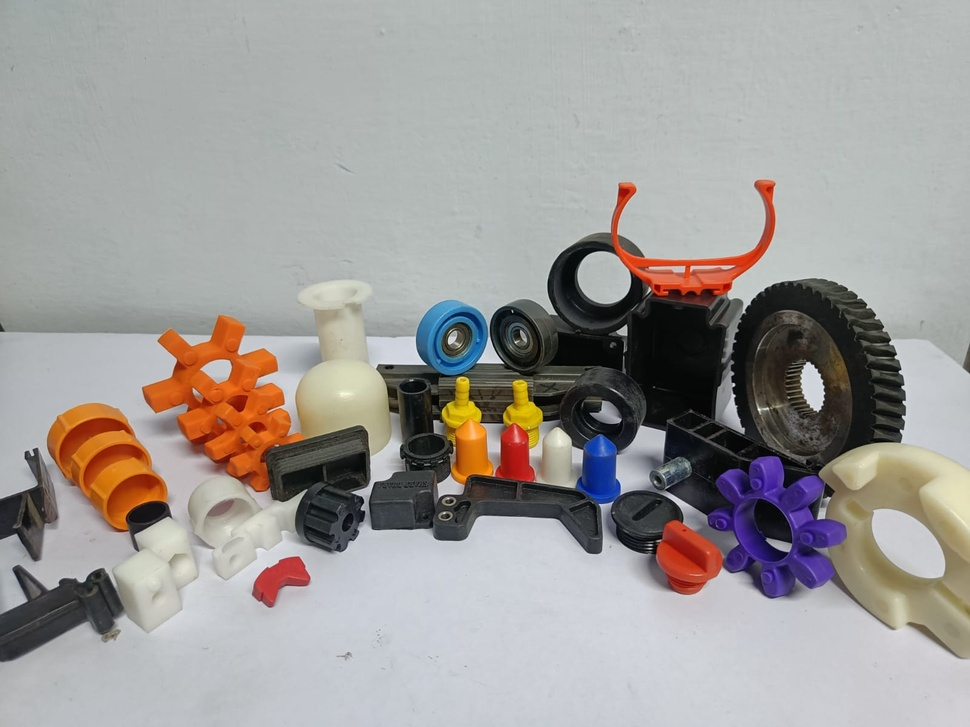
#> input picture WhatsApp Image 2026-11-13 at 2.03.02 PM.jpeg, 970 x 727 px, shrunk from 1600 x 1200 before the run, found by its file name
$ python detect_parts.py
#> lines starting #> are read from the running program, lines starting #| are printed output that depends on the picture; after the words box and inside, x2 and y2 are one past the last pixel; in counts of white or black regions, pixels touching at a corner belong together
import cv2
import numpy as np
import os

img = cv2.imread('WhatsApp Image 2026-11-13 at 2.03.02 PM.jpeg')
#> img is the input picture: shape (727, 970, 3); mean B, G, R 153, 155.5, 158.8
gray = cv2.cvtColor(img, cv2.COLOR_BGR2GRAY)
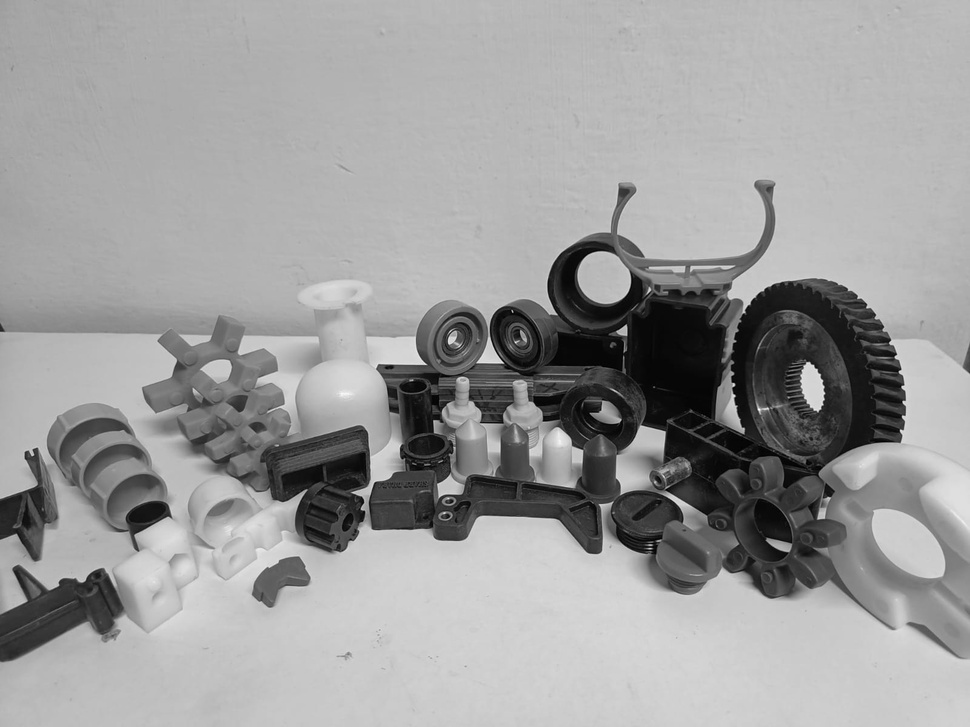
#> gray: shape (727, 970); min 0, max 254, mean 156.2
h, w = gray.shape
#> h = 727; w = 970

# The table is light grey (~170-190).
# Threshold to find non-table components
thresh = cv2.adaptiveThreshold(gray, 255, cv2.ADAPTIVE_THRESH_GAUSSIAN_C, cv2.THRESH_BINARY_INV, 51, 10)
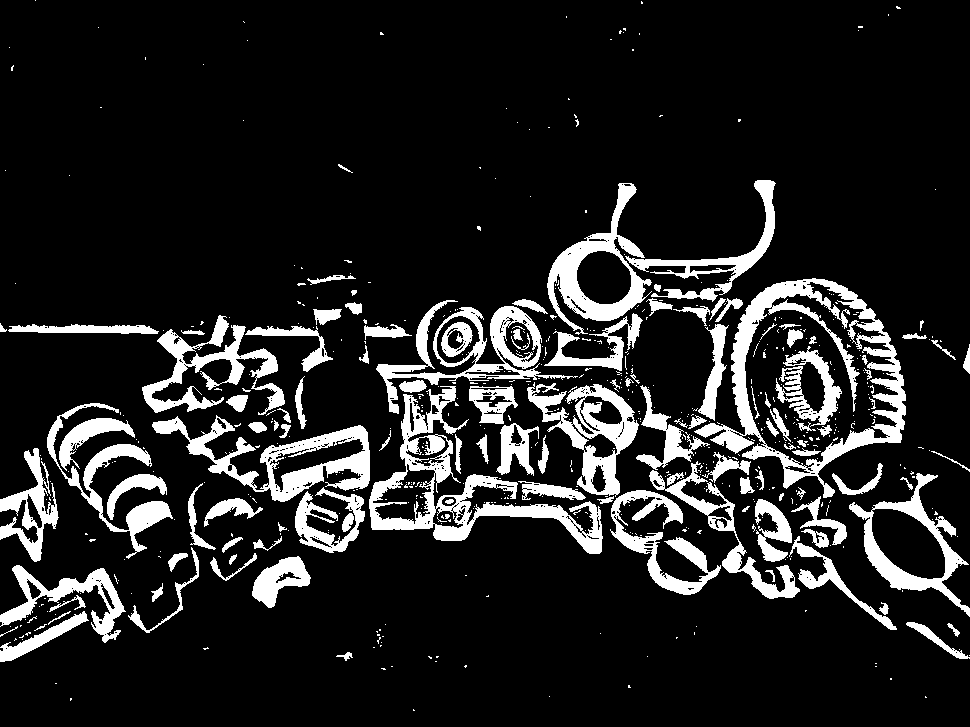
#> thresh: shape (727, 970); 13.5% white; 616 white regions (497 under 20 px)
# Find contours
contours, _ = cv2.findContours(thresh, cv2.RETR_EXTERNAL, cv2.CHAIN_APPROX_SIMPLE)
#> contours = 461 contours, 375 with area under 20; largest, box (x1, y1, x2, y2) and area: (694, 278, 906, 498) 26820, (369, 386, 603, 554) 10401, (849, 473, 970, 617) 6858, (152, 415, 370, 502) 6779, (376, 300, 578, 414) 6700

os.makedirs('assets/detected_parts', exist_ok=True)
parts = []
idx = 0
for cnt in contours:
    x, y, cw, ch = cv2.boundingRect(cnt)
    area = cw * ch
    if area > 10000 and cw > 60 and ch > 60:
        idx += 1
        crop = img[max(0, y-15):min(h, y+ch+15), max(0, x-15):min(w, x+cw+15)]
        cv2.imwrite(f'assets/detected_parts/part_{idx:02d}.jpg', crop)
        parts.append((idx, x, y, cw, ch, area))
#> this loop made 461 passes
#> (x, y, cw, ch, area) on passes 18, 27, 33, 37, 41, 42, 43, 45, 48, 49, 54, 57: (336, 652, 17, 9, 153), (377, 637, 4, 7, 28), (25, 632, 6, 4, 24), (0, 626, 18, 11, 198), (34, 624, 13, 7, 91), (947, 623, 13, 14, 182), (906, 622, 64, 37, 2368), (27, 616, 10, 7, 70), (0, 611, 89, 51, 4539), (48, 611, 23, 14, 322), (879, 602, 10, 13, 130), (49, 595, 37, 17, 629)
#> after the loop, idx = 13; parts = 13 items, first 6: (1, 789, 536, 108, 94, 10152), (2, 610, 490, 111, 105, 11655), (3, 849, 473, 121, 144, 17424), (4, 649, 461, 151, 138, 20838), (5, 152, 415, 218, 87, 18966), (6, 47, 403, 126, 156, 19656)

print(f'Detected {len(parts)} significant parts')
#| Detected 13 significant parts
for p in sorted(parts, key=lambda x: x[1]): # sort left to right
    print(f'Part {p[0]:02d}: pos=({p[1]}, {p[2]}), size={p[3]}x{p[4]}, area={p[5]}')
#> this loop made 13 passes
#> p on passes 1 to 12: (6, 47, 403, 126, 156, 19656), (9, 142, 315, 143, 100, 14300), (5, 152, 415, 218, 87, 18966), (7, 369, 386, 234, 168, 39312), (10, 376, 300, 202, 114, 23028), (8, 527, 382, 112, 115, 12880), (12, 547, 183, 105, 152, 15960), (2, 610, 490, 111, 105, 11655), (13, 625, 180, 151, 122, 18422), (4, 649, 461, 151, 138, 20838), (11, 694, 278, 212, 220, 46640), (1, 789, 536, 108, 94, 10152)
#| Part 06: pos=(47, 403), size=126x156, area=19656
#| Part 09: pos=(142, 315), size=143x100, area=14300
#| Part 05: pos=(152, 415), size=218x87, area=18966
#| Part 07: pos=(369, 386), size=234x168, area=39312
#| Part 10: pos=(376, 300), size=202x114, area=23028
#| Part 08: pos=(527, 382), size=112x115, area=12880
#| Part 12: pos=(547, 183), size=105x152, area=15960
#| Part 02: pos=(610, 490), size=111x105, area=11655
#> (further printed lines are left out)

$ run again, with WhatsApp Image 2026-11-13 at 2.02.58 PM.jpeg copied over WhatsApp Image 2026-11-13 at 2.03.02 PM.jpeg
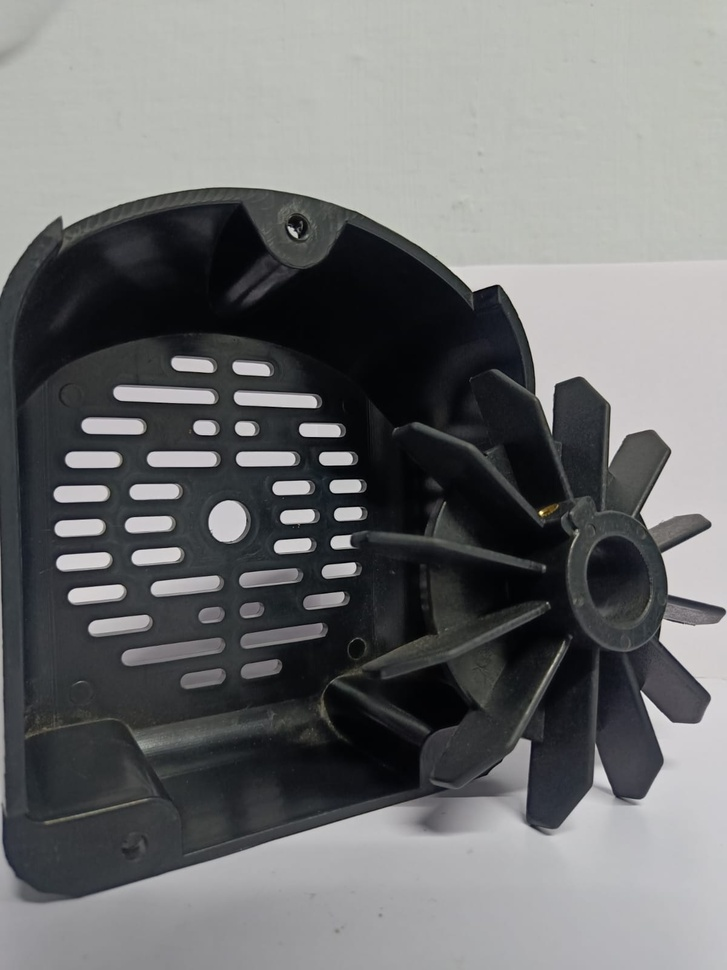
#> input picture WhatsApp Image 2026-11-13 at 2.02.58 PM.jpeg, 727 x 970 px, shrunk from 1200 x 1600 before the run, found by its file name
#> img is the input picture: shape (970, 727, 3); mean B, G, R 112.5, 112, 110.9
#> `thresh = cv2.adaptiveThreshold(gray, 255, cv2.ADAPTIVE_THRESH_GAUSSIAN..`:
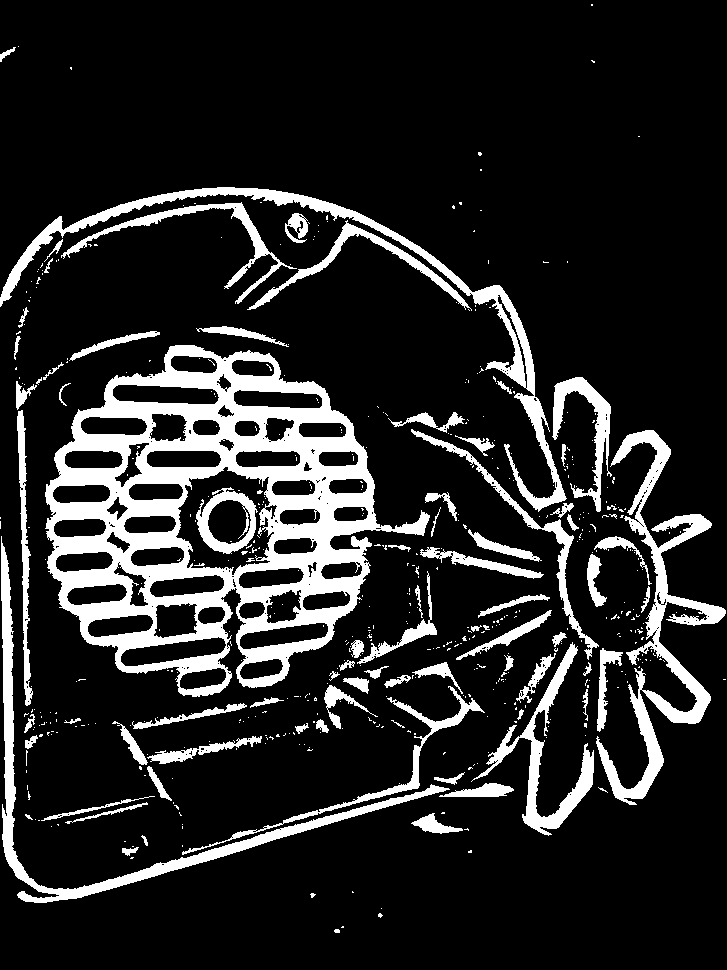
#> thresh: shape (970, 727); 15.1% white; 538 white regions (457 under 20 px)
#> contours = 473 contours, 401 with area under 20; largest, box (x1, y1, x2, y2) and area: (45, 345, 430, 697) 85670, (596, 430, 726, 805) 8088, (0, 187, 567, 512) 7823, (1, 536, 450, 903) 6386, (471, 642, 594, 836) 3342
#> the loop `for cnt in contours:` made 473 passes
#> (x, y, cw, ch, area) on passes 1, 3, 5, 9, 13, 21, 22, 25: (334, 929, 6, 4, 24), (378, 913, 5, 5, 25), (310, 893, 6, 5, 30), (122, 847, 17, 9, 153), (141, 835, 7, 11, 77), (25, 814, 8, 6, 48), (411, 813, 52, 21, 1092), (174, 805, 5, 5, 25)
#> after the loop `for cnt in contours:`: idx = 9; parts = 9 items, first 6: (1, 182, 686, 303, 169, 51207), (2, 471, 642, 123, 194, 23862), (3, 1, 536, 449, 367, 164783), (4, 596, 430, 130, 375, 48750), (5, 411, 429, 188, 231, 43428), (6, 45, 345, 385, 352, 135520)
#| Detected 9 significant parts
#> the loop `for p in sorted(parts, key=lambda x: x[1]):` made 9 passes
#> p on passes 1 to 8: (9, 0, 187, 567, 325, 184275), (3, 1, 536, 449, 367, 164783), (6, 45, 345, 385, 352, 135520), (8, 61, 202, 236, 102, 24072), (1, 182, 686, 303, 169, 51207), (7, 247, 220, 225, 91, 20475), (5, 411, 429, 188, 231, 43428), (2, 471, 642, 123, 194, 23862)
#> (printed output is left out)

$ run again, with WhatsApp Image 2026-11-13 at 2.02.59 PM.jpeg copied over WhatsApp Image 2026-11-13 at 2.03.02 PM.jpeg
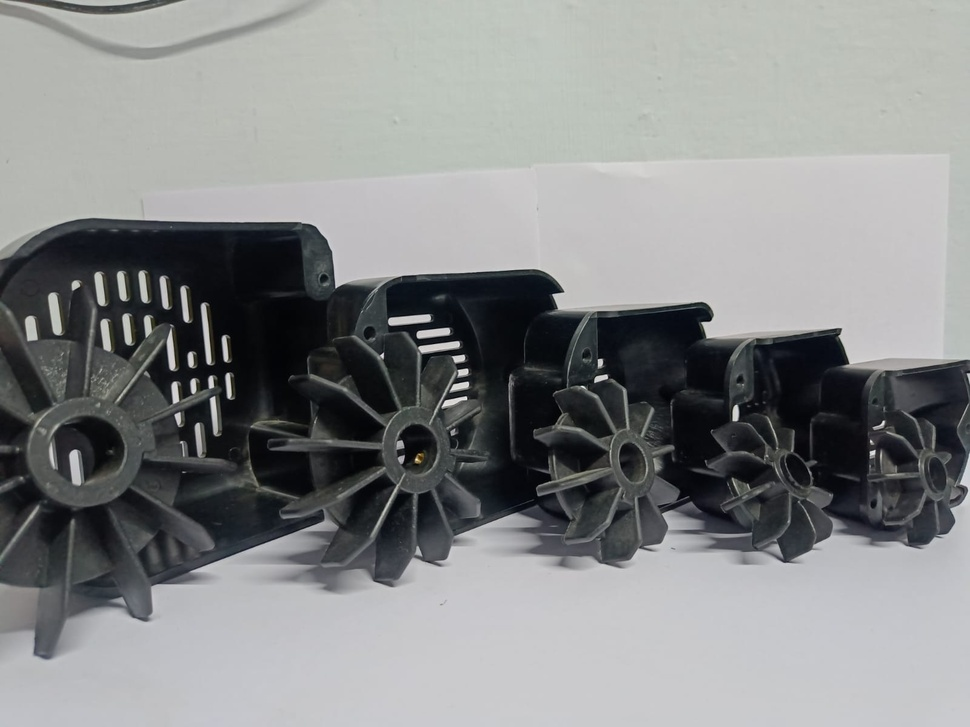
#> input picture WhatsApp Image 2026-11-13 at 2.02.59 PM.jpeg, 970 x 727 px, shrunk from 1600 x 1200 before the run, found by its file name
#> img is the input picture: shape (727, 970, 3); mean B, G, R 137.7, 137.4, 135.6
#> `thresh = cv2.adaptiveThreshold(gray, 255, cv2.ADAPTIVE_THRESH_GAUSSIAN..`:
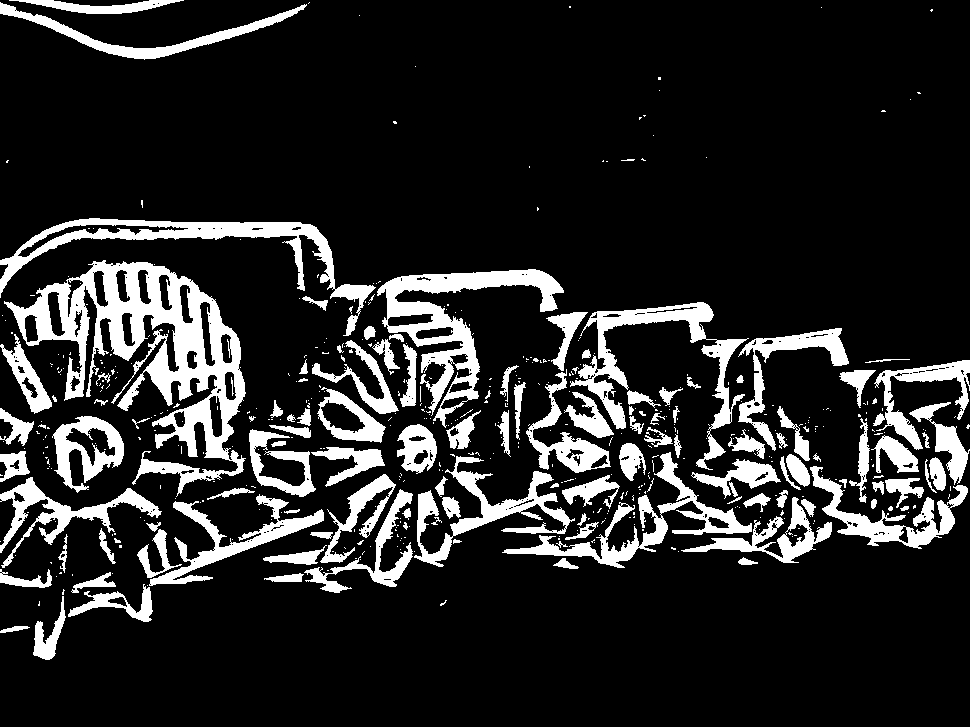
#> thresh: shape (727, 970); 15.2% white; 518 white regions (397 under 20 px)
#> contours = 504 contours, 404 with area under 20; largest, box (x1, y1, x2, y2) and area: (4, 260, 246, 497) 21248, (377, 269, 564, 428) 7921, (0, 218, 376, 336) 6742, (570, 302, 749, 470) 5000, (502, 452, 752, 568) 4040
#> the loop `for cnt in contours:` made 504 passes
#> (x, y, cw, ch, area) on passes 1, 3, 4, 7, 10, 12, 15, 18: (0, 626, 30, 7, 210), (440, 600, 7, 6, 42), (33, 596, 33, 64, 2112), (68, 584, 85, 38, 3230), (264, 573, 40, 9, 360), (71, 572, 45, 21, 945), (0, 569, 52, 19, 988), (553, 558, 26, 11, 286)
#> after the loop `for cnt in contours:`: idx = 11; parts = 11 items, first 6: (1, 149, 494, 175, 92, 16100), (2, 304, 489, 109, 104, 11336), (3, 0, 477, 162, 91, 14742), (4, 810, 466, 158, 83, 13114), (5, 414, 456, 161, 111, 17871), (6, 502, 452, 250, 116, 29000)
#| Detected 11 significant parts
#> the loop `for p in sorted(parts, key=lambda x: x[1]):` made 11 passes
#> p on passes 1 to 8: (3, 0, 477, 162, 91, 14742), (11, 0, 218, 376, 118, 44368), (10, 4, 260, 242, 237, 57354), (1, 149, 494, 175, 92, 16100), (2, 304, 489, 109, 104, 11336), (9, 377, 269, 187, 159, 29733), (5, 414, 456, 161, 111, 17871), (6, 502, 452, 250, 116, 29000)
#> (printed output is left out)

$ run again, with WhatsApp Image 2026-11-13 at 2.03.00 PM.jpeg copied over WhatsApp Image 2026-11-13 at 2.03.02 PM.jpeg
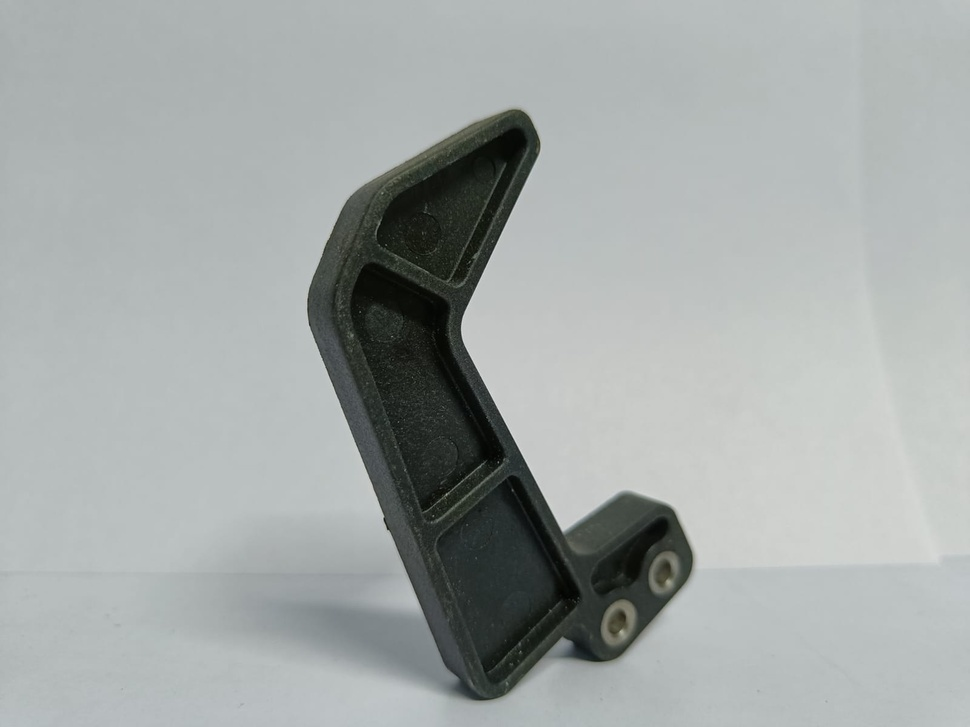
#> input picture WhatsApp Image 2026-11-13 at 2.03.00 PM.jpeg, 970 x 727 px, shrunk from 1600 x 1200 before the run, found by its file name
#> img is the input picture: shape (727, 970, 3); mean B, G, R 167.2, 168.4, 163.1
#> `thresh = cv2.adaptiveThreshold(gray, 255, cv2.ADAPTIVE_THRESH_GAUSSIAN..`:
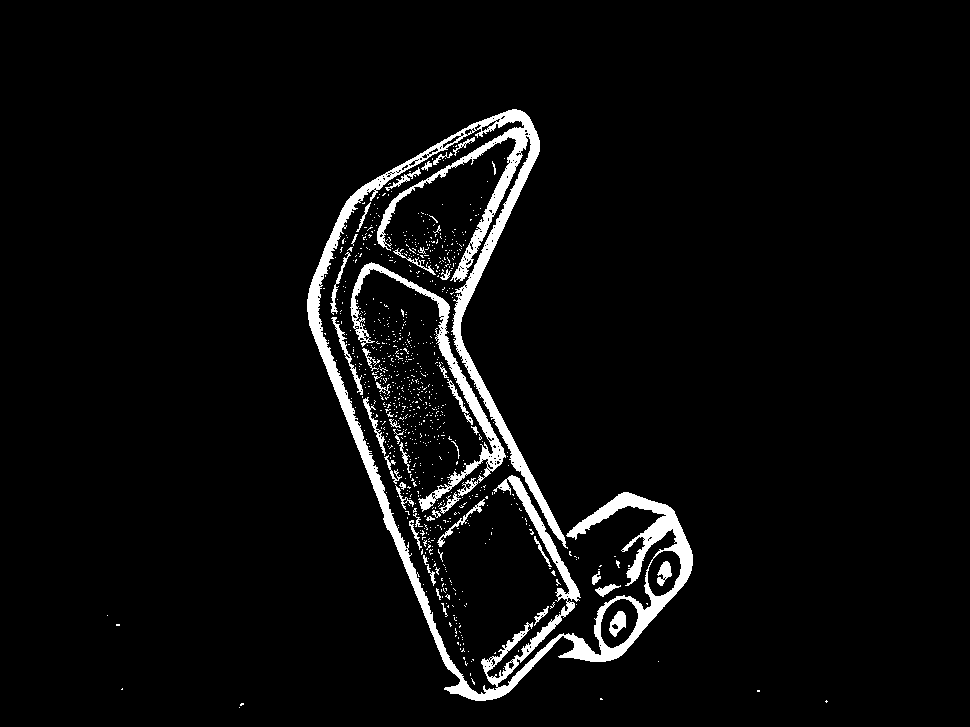
#> thresh: shape (727, 970); 4.6% white; 859 white regions (816 under 20 px)
#> contours = 856 contours, 827 with area under 20; largest, box (x1, y1, x2, y2) and area: (307, 109, 693, 701) 23202, (350, 262, 506, 512) 3208, (331, 317, 363, 395) 248, (363, 397, 386, 456) 177, (437, 499, 485, 547) 168
#> the loop `for cnt in contours:` made 856 passes
#> (x, y, cw, ch, area, idx) on passes 684, 856: (350, 262, 156, 250, 39000, 1), (307, 109, 386, 592, 228512, 2)
#> after the loop `for cnt in contours:`: idx = 2; parts = [(1, 350, 262, 156, 250, 39000), (2, 307, 109, 386, 592, 228512)]
#| Detected 2 significant parts
#> the loop `for p in sorted(parts, key=lambda x: x[1]):` made 2 passes
#> (printed output is left out)
